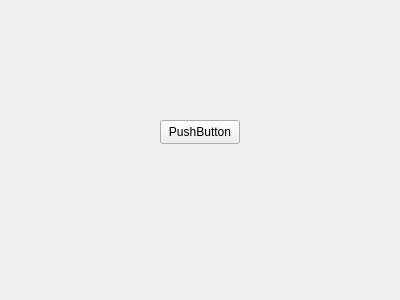
<?xml version="1.0" encoding="UTF-8"?>
<ui version="4.0">
 <class>ChoosePath</class>
 <widget class="QWidget" name="ChoosePath">
  <property name="geometry">
   <rect>
    <x>0</x>
    <y>0</y>
    <width>400</width>
    <height>300</height>
   </rect>
  </property>
  <property name="windowTitle">
   <string>Form</string>
  </property>
  <widget class="QPushButton" name="pushButton">
   <property name="geometry">
    <rect>
     <x>160</x>
     <y>120</y>
     <width>80</width>
     <height>24</height>
    </rect>
   </property>
   <property name="text">
    <string>PushButton</string>
   </property>
  </widget>
 </widget>
 <resources/>
 <connections/>
</ui>
